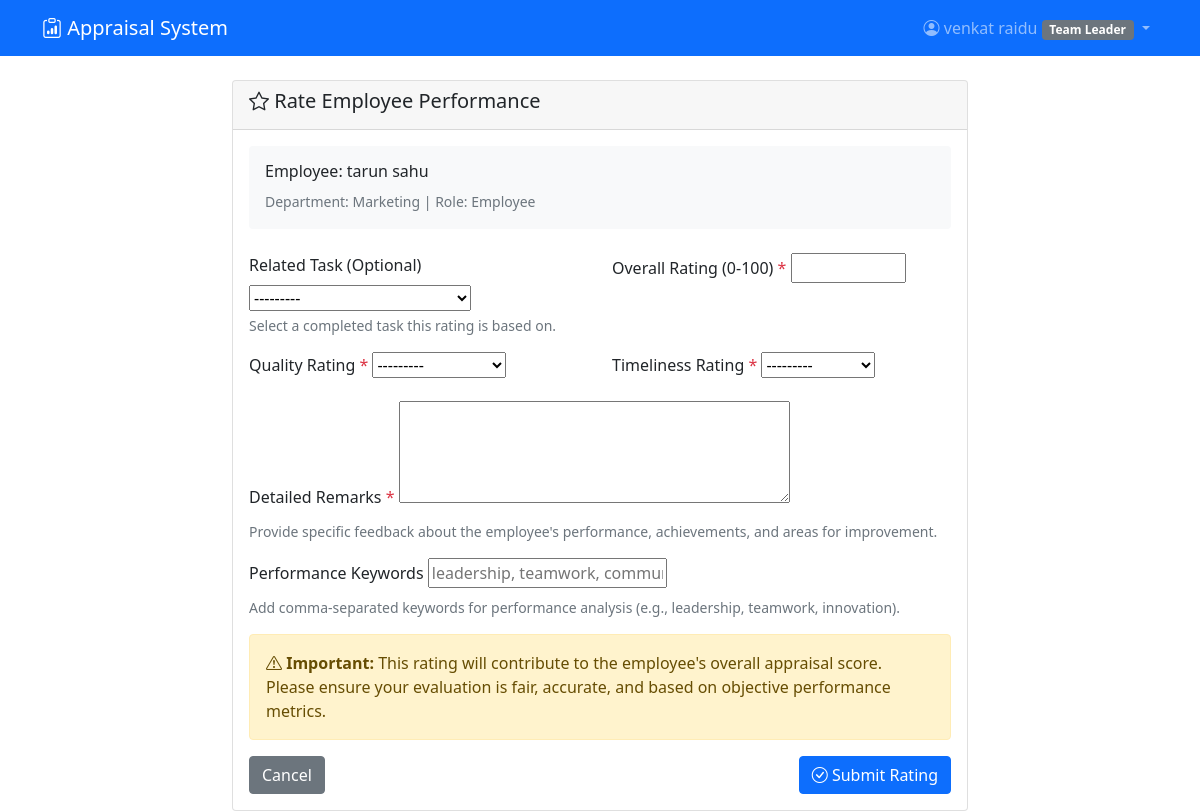
/appraisals/rate/5/?task_id=2 (signed in), run on the app's committed database.
### accounts/models.py (models this page shows, shortened)
class CustomUser(AbstractUser):
    ROLE_CHOICES = [
        ('employee', 'Employee'),
        ('team_leader', 'Team Leader'),
        ('manager', 'Manager'),
        ('hr_admin', 'HR Admin'),
    ]
    role = models.CharField(max_length=20, choices=ROLE_CHOICES, default='employee')
    department = models.ForeignKey(Department, on_delete=models.CASCADE, null=True, blank=True)
    employee_id = models.CharField(max_length=20, unique=True, null=True, blank=True)
    phone = models.CharField(max_length=15, blank=True)
    hire_date = models.DateField(null=True, blank=True)
    manager = models.ForeignKey('self', on_delete=models.SET_NULL, null=True, blank=True)

class Department(models.Model):
    name = models.CharField(max_length=100)
    description = models.TextField(blank=True)
    created_at = models.DateTimeField(auto_now_add=True)

### appraisals/views.py (the view)
# urls.py: path('rate/<int:employee_id>/', views.rate_employee, name='rate_employee'),
@login_required
def rate_employee(request, employee_id):
    employee = get_object_or_404(CustomUser, id=employee_id)
    if request.user.role == 'team_leader' and employee.role != 'employee':
        messages.error(request, 'Team leaders can only rate employees.')
        return redirect('dashboard')
    if request.user.role == 'manager' and employee.role != 'team_leader':
        messages.error(request, 'Managers can only rate team leaders.')
        return redirect('dashboard')
    if request.user.role not in ['manager', 'team_leader']:
        messages.error(request, 'You do not have permission to rate employees.')
        return redirect('dashboard')
    if request.method == 'POST':
        form = RatingForm(request.POST)
        if form.is_valid():
            rating = form.save(commit=False)
            rating.employee = employee
            rating.manager = request.user
            rating.save()
            messages.success(request, f'Rating submitted for {employee.get_full_name()}!')
            return redirect('dashboard')
    else:
        form = RatingForm()
        form.fields['task'].queryset = Task.objects.filter(assigned_to=employee, status='completed')
    return render(request, 'appraisals/rate_employee.html', {'form': form, 'employee': employee})

### appraisals/forms.py
class RatingForm(forms.ModelForm):
    class Meta:
        model = PerformanceRating
        fields = ['task', 'quality_rating', 'timeliness_rating', 'overall_rating', 'remarks', 'keywords']
        widgets = {
            'overall_rating': forms.NumberInput(attrs={'min': 0, 'max': 100, 'step': 0.1}),
            'remarks': forms.Textarea(attrs={'rows': 4}),
            'keywords': forms.TextInput(attrs={'placeholder': 'leadership, teamwork, communication'}),
        }

### appraisals/models.py (called while the page is built)
    def __str__(self):
        return f"{self.title} - {self.assigned_to.get_full_name()}"

### templates/appraisals/rate_employee.html (shortened to what this page needs)
{% extends 'base.html' %}
{% block content %}
<div class="row">
    <div class="col-md-8 mx-auto">
        <div class="card">
            <div class="card-header">
                <h5><i class="bi bi-star"></i> Rate Employee Performance</h5>
            </div>
            <div class="card-body">
                <div class="row mb-4">
                    <div class="col-md-12">
                        <div class="bg-light p-3 rounded">
                            <h6>Employee: {{ employee.get_full_name }}</h6>
                            <p class="mb-0">
                                <small class="text-muted">
                                    Department: {{ employee.department.name|default:"--" }} |
                                    Role: {{ employee.get_role_display }}
                                </small>
                            </p>
                        </div>
                    </div>
                </div>
                <form method="post">
                    <div class="row">
                        <div class="col-md-6">
                            <div class="mb-3">
                                <label for="{{ form.task.id_for_label }}" class="form-label">Related Task (Optional)</label>
                                {{ form.task }}
                                <div class="form-text">Select a completed task this rating is based on.</div>
                            </div>
                        </div>
                        <div class="col-md-6">
                            <div class="mb-3">
                                <label for="{{ form.overall_rating.id_for_label }}" class="form-label">
                                    Overall Rating (0-100) <span class="text-danger">*</span>
                                </label>
                                {{ form.overall_rating }}
                            </div>
                        </div>
                    </div>
                    <div class="row">
                        <div class="col-md-6">
                            <div class="mb-3">
                                <label for="{{ form.quality_rating.id_for_label }}" class="form-label">
                                    Quality Rating <span class="text-danger">*</span>
                                </label>
                                {{ form.quality_rating }}
                            </div>
                        </div>
                        <div class="col-md-6">
                            <div class="mb-3">
                                <label for="{{ form.timeliness_rating.id_for_label }}" class="form-label">
                                    Timeliness Rating <span class="text-danger">*</span>
                                </label>
                                {{ form.timeliness_rating }}
                            </div>
                        </div>
                    </div>
                    <div class="mb-3">
                        <label for="{{ form.remarks.id_for_label }}" class="form-label">
                            Detailed Remarks <span class="text-danger">*</span>
                        </label>
                        {{ form.remarks }}
                        <div class="form-text">
                            Provide specific feedback about the employee's performance, achievements, and areas for improvement.
                        </div>
                    </div>
                    <div class="mb-3">
                        <label for="{{ form.keywords.id_for_label }}" class="form-label">Performance Keywords</label>
                        {{ form.keywords }}
                        <div class="form-text">
                            Add comma-separated keywords for performance analysis (e.g., leadership, teamwork, innovation).
                        </div>
                    </div>
                    <div class="alert alert-warning">
                        <i class="bi bi-exclamation-triangle"></i>
                        <strong>Important:</strong> This rating will contribute to the employee's overall appraisal score.
                        Please ensure your evaluation is fair, accurate, and based on objective performance metrics.
                    </div>
                    <div class="d-flex justify-content-between">
                        <a href="{% url 'dashboard' %}" class="btn btn-secondary">Cancel</a>
                        <button type="submit" class="btn btn-primary">
                            <i class="bi bi-check-circle"></i> Submit Rating
                        </button>
                    </div>
                </form>
            </div>
        </div>
    </div>
</div>
{% endblock %}

### templates/base.html (shortened to what this page needs)
<!DOCTYPE html>
<html lang="en">
<head>
    <link href="https://cdn.jsdelivr.net/npm/bootstrap@5.1.3/dist/css/bootstrap.min.css" rel="stylesheet">
    <link href="https://cdn.jsdelivr.net/npm/bootstrap-icons@1.7.2/font/bootstrap-icons.css" rel="stylesheet">
</head>
<body>
    <nav class="navbar navbar-expand-lg navbar-dark bg-primary">
        <div class="container">
            <a class="navbar-brand" href="{% url 'dashboard' %}">
                <i class="bi bi-clipboard-data"></i> Appraisal System
            </a>
            {% if user.is_authenticated %}
            <div class="navbar-nav ms-auto">
                <div class="nav-item dropdown">
                    <a class="nav-link dropdown-toggle" href="#" data-bs-toggle="dropdown">
                        <i class="bi bi-person-circle"></i> {{ user.get_full_name|default:user.username }}
                        <span class="badge bg-secondary">{{ user.get_role_display }}</span>
                    </a>
                </div>
            </div>
            {% endif %}
        </div>
    </nav>
    <main class="container mt-4">
        {% block content %}{% endblock %}
    </main>
</body>
</html>

### data on the page
CustomUser: get_full_name "venkat raidu", role "Team Leader"
CustomUser: get_full_name "tarun sahu", department.name "Marketing", role "Employee"
